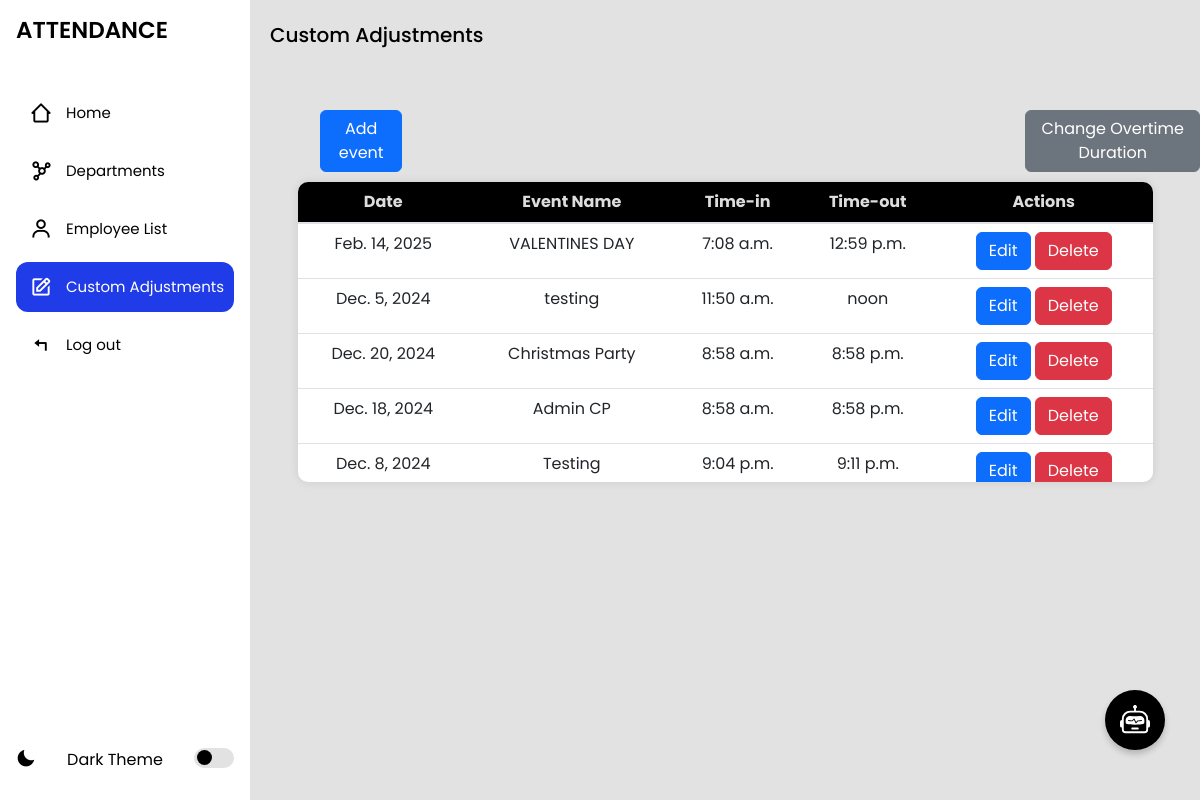
The app's page /schedules/, older data.
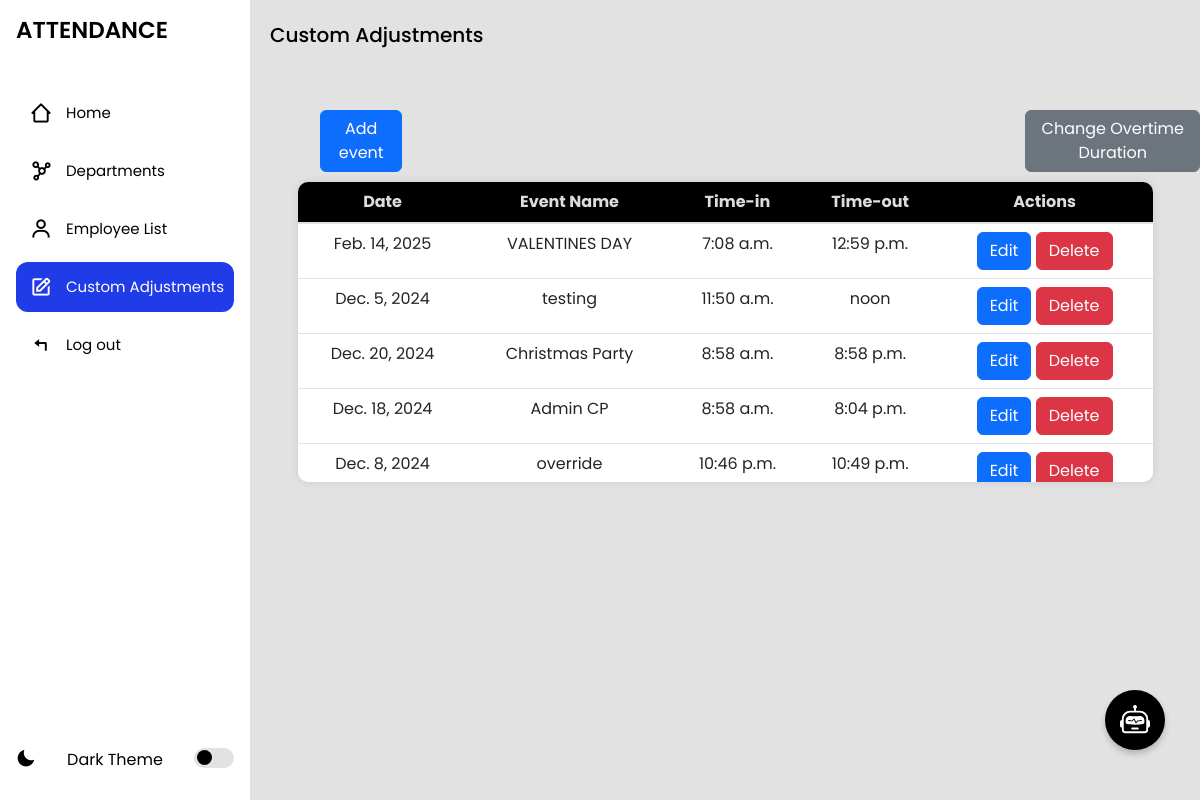
The same page, newer data.
### myapp/models.py (models this page shows, shortened)
class CustomSchedule(models.Model):
    date = models.DateField(unique=True)
    time_in = models.TimeField()
    time_out = models.TimeField()
    reason = models.TextField(blank=True)

### myapp/views.py (the view, shortened to what this page needs)
# urls.py: path('schedules/', views.schedule_list, name='schedule_list'),
def schedule_list(request):
    schedules = CustomSchedule.objects.all()
    alert_message = None
    alert_icon = None
    today = date.today()
    schedule_exists_today = CustomSchedule.objects.filter(date=today).exists()
    attendance_exists_today = Attendance.objects.filter(date=today).exists()
    button_display = not (schedule_exists_today and attendance_exists_today)
    overtime_setting = OvertimeSetting.objects.first()
    current_overtime_duration = overtime_setting.overtime_duration_hours if overtime_setting else 3  # Default to 3 hours
    return render(request, 'schedule_list.html', {
        'schedules': schedules,
        'alert_message': alert_message,
        'alert_icon': alert_icon,
        'overtime_duration': current_overtime_duration,
        'button_display': button_display,
        'today': today,
        'attendance_exists_today': attendance_exists_today,
    })

### myapp/templates/schedule_list.html (shortened to what this page needs)
{% extends 'index.html' %}
{% block content %}
<section class="home">
    <p>Custom Adjustments</p>
    <div class='add-emp'
    style="
        display: flex;
        flex-direction: row;
        gap:623px;
        align-items: center;
        justify-content: start;
        margin-left: 70px;
        margin-top: 40px;
        ">
    <button title="Add new employee" type="button"
    class="btn btn-primary"
    data-bs-toggle="modal"
    data-bs-target="#addCustomModal"
    >Add event
    </button>
    <button type="button" class="btn btn-secondary" data-bs-toggle="modal" data-bs-target="#overtimeModal" >
        Change Overtime Duration
    </button>
    </div>
<div class="table-container">
    <table class="table">
        <thead>
            <tr>
                <th scope="col">Date</th>
                <th scope="col">Event Name</th>
                <th scope="col">Time-in</th>
                <th scope="col">Time-out</th>
                <th scope="col">Actions</th>
            </tr>
        </thead>
        <tbody>
            {% for schedule in schedules %}
            <tr>
                <td>{{ schedule.date }}</td>
                <td>{{ schedule.reason|default:"N/A" }}</td>
                <td>{{ schedule.time_in }}</td>
                <td>{{ schedule.time_out }}</td>
                 <td>
                    {% if schedule.date == today and attendance_exists_today %}
                    {% else %}
                        <button type="button" class="btn btn-primary" data-bs-toggle="modal" data-bs-target="#editModal-{{ schedule.id }}">
                            Edit
                        </button>
                    {% endif %}
                        <button type="button" class="btn btn-danger" data-bs-toggle="modal" data-bs-target="#deleteModal-{{ schedule.id }}">
                            Delete
                        </button>
                    </div>
                </td>
            </tr>
            {% empty %}
            <tr>
                <td colspan="5">No schedules available.</td>
            </tr>
            {% endfor %}
</section>
{% endblock %}

Row changes from the older to the newer data that the page shows:
changed CustomSchedule "Dec. 18, 2024": time_out "8:58 p.m." → "8:04 p.m."
changed CustomSchedule: reason "Testing" → "override"; time_in "9:04 p.m." → "10:46 p.m."; time_out "9:11 p.m." → "10:49 p.m."
